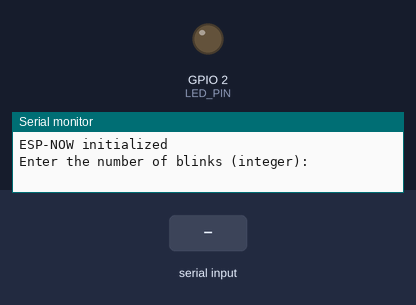
Bench run of a sketch on a simulated ESP32. Shown: output pins drawn as LEDs (lit = HIGH), the last lines printed to the serial monitor. The inputs (shaded band) are chosen by the test bench.

Above: at 1.2 s.
1.3 s: "90,45\n" received over Serial
At 4.2 s:
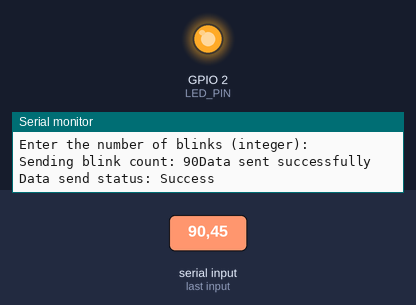
Timing chart, 0 to 9.8 s (numbered marks = the images above; inputs shaded):
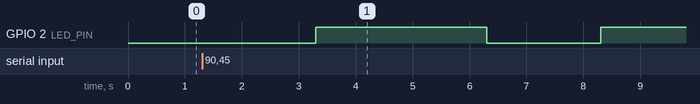

Measured:
- after the input at 1.3 s, GPIO 2 (LED_PIN): LOW → HIGH after 2.0 s, → LOW 3.0 s later, → HIGH 2.0 s later

The sketch:

ESP32_Master.ino
```cpp
#include <esp_now.h>
#include <WiFi.h>

#define LED_PIN 2

uint8_t slaveAddress[] = {0x48, 0x3F, 0xDA, 0x4A, 0xAD, 0x3E};
int blinkCount = 0;

void onDataSent(const uint8_t *macAddr, esp_now_send_status_t status) {
  Serial.print("Data send status: ");
  Serial.println(status == ESP_NOW_SEND_SUCCESS ? "Success" : "Failed");
}

void setup() {
  Serial.begin(115200);
  pinMode(LED_PIN, OUTPUT);

  WiFi.mode(WIFI_STA);
  WiFi.disconnect();

  if (esp_now_init() != ESP_OK) {
    Serial.println("ESP-NOW initialization failed");
    return;
  }
  Serial.println("ESP-NOW initialized");

  esp_now_register_send_cb(onDataSent);

  esp_now_peer_info_t peerInfo = {};
  memcpy(peerInfo.peer_addr, slaveAddress, 6);
  peerInfo.channel = 0;
  peerInfo.encrypt = false;

  if (esp_now_add_peer(&peerInfo) != ESP_OK) {
    Serial.println("Failed to add peer");
    return;
  }
}

void loop() {
  Serial.println("Enter the number of blinks (integer): ");

  while (Serial.available() == 0) {}

  blinkCount = Serial.parseInt();

  if (blinkCount > 0) {
    Serial.print("Sending blink count: "+String(blinkCount));

    esp_err_t result = esp_now_send(slaveAddress, (uint8_t *)&blinkCount, sizeof(blinkCount));
    if (result == ESP_OK) {
      Serial.println("Data sent successfully");
      digitalWrite(LED_PIN, LOW);
      delay(2000);
      digitalWrite(LED_PIN, HIGH);
      delay(2000);
    } else {
      Serial.println("Error sending data");
    }
  } else {
    Serial.println("Invalid input. Please enter a positive integer.");
  }

  delay(1000);
}
```
